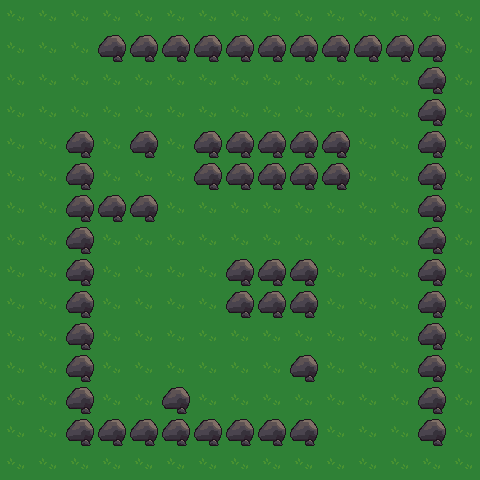

A level layout from a 2D game, rendered from its tile map. Below: a short description, then the map file with tile-grid data replaced by summaries:
An orthogonal 15x15 tile map with 32x32 px tiles, 3 tile layers (Walk, Main, Object).

<map version="1.0" orientation="orthogonal" renderorder="right-down" width="15" height="15" tilewidth="32" tileheight="32">
 <tileset firstgid="1" name="terrain" tilewidth="32" tileheight="32">
  <image source="terrain.png" trans="ff00ff" width="1024" height="1024" />
 </tileset>
 <layer name="Walk" width="15" height="15">
  <data>[225 cells, 61 non-empty, 1 distinct tile ids]</data>
 </layer>
 <layer name="Main" width="15" height="15">
  <data>[225 cells, 225 non-empty, 1 distinct tile ids]</data>
 </layer>
 <layer name="Object" width="15" height="15">
  <data>[225 cells, 61 non-empty, 1 distinct tile ids]</data>
 </layer>
</map>
